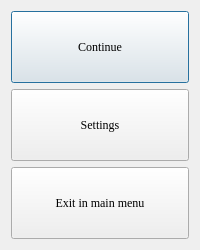
<?xml version="1.0" encoding="UTF-8"?>
<ui version="4.0">
 <class>dialogInsideGame</class>
 <widget class="QDialog" name="dialogInsideGame">
  <property name="geometry">
   <rect>
    <x>0</x>
    <y>0</y>
    <width>200</width>
    <height>250</height>
   </rect>
  </property>
  <property name="minimumSize">
   <size>
    <width>200</width>
    <height>250</height>
   </size>
  </property>
  <property name="maximumSize">
   <size>
    <width>16777215</width>
    <height>16777215</height>
   </size>
  </property>
  <property name="windowTitle">
   <string>Pause</string>
  </property>
  <layout class="QGridLayout" name="gridLayout">
   <item row="0" column="0">
    <widget class="QPushButton" name="backToGame">
     <property name="minimumSize">
      <size>
       <width>50</width>
       <height>50</height>
      </size>
     </property>
     <property name="maximumSize">
      <size>
       <width>450</width>
       <height>75</height>
      </size>
     </property>
     <property name="font">
      <font>
       <family>Times New Roman</family>
       <pointsize>9</pointsize>
      </font>
     </property>
     <property name="text">
      <string>Continue</string>
     </property>
    </widget>
   </item>
   <item row="1" column="0">
    <widget class="QPushButton" name="settingsButton">
     <property name="minimumSize">
      <size>
       <width>50</width>
       <height>50</height>
      </size>
     </property>
     <property name="maximumSize">
      <size>
       <width>450</width>
       <height>75</height>
      </size>
     </property>
     <property name="font">
      <font>
       <family>Times New Roman</family>
       <pointsize>9</pointsize>
      </font>
     </property>
     <property name="text">
      <string>Settings</string>
     </property>
    </widget>
   </item>
   <item row="2" column="0">
    <widget class="QPushButton" name="backToMenu">
     <property name="minimumSize">
      <size>
       <width>50</width>
       <height>50</height>
      </size>
     </property>
     <property name="maximumSize">
      <size>
       <width>450</width>
       <height>75</height>
      </size>
     </property>
     <property name="font">
      <font>
       <family>Times New Roman</family>
       <pointsize>9</pointsize>
      </font>
     </property>
     <property name="text">
      <string>Exit in main menu</string>
     </property>
    </widget>
   </item>
  </layout>
 </widget>
 <resources/>
 <connections/>
</ui>
